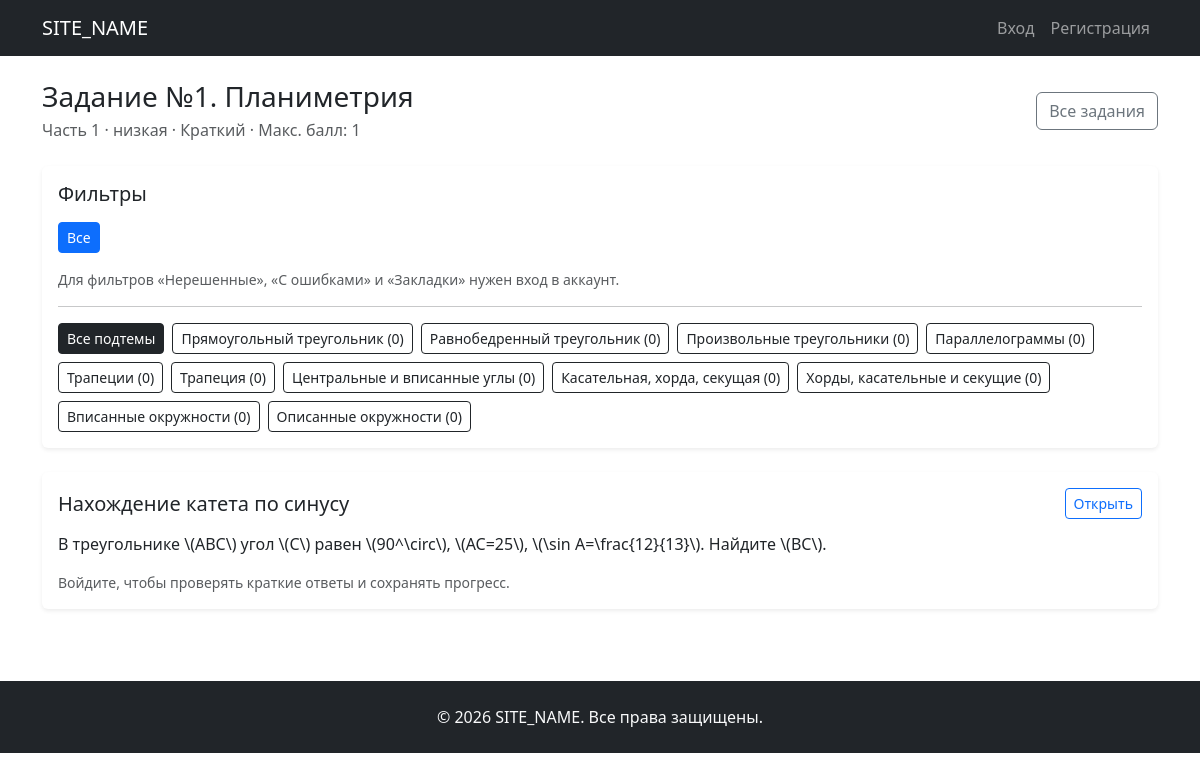
Page /task.php?number=1 on the committed database.
### tables this page shows
CREATE TABLE `ege_task_types` (
  `id` int(11) NOT NULL,
  `task_number` int(11) NOT NULL,
  `part_number` tinyint(4) NOT NULL DEFAULT 1,
  `title` varchar(255) NOT NULL,
  `difficulty_level` varchar(30) NOT NULL DEFAULT 'низкая',
  `answer_format` varchar(30) NOT NULL DEFAULT 'Краткий',
  `max_score` tinyint(4) NOT NULL DEFAULT 1,
  `content_area` varchar(255) DEFAULT NULL,
  `short_description` text DEFAULT NULL,
  `sort_order` int(11) NOT NULL DEFAULT 0,
  `is_active` tinyint(1) NOT NULL DEFAULT 1,
  `created_at` timestamp NULL DEFAULT current_timestamp()
);

CREATE TABLE `ege_task_subtopics` (
  `id` int(11) NOT NULL,
  `task_type_id` int(11) NOT NULL,
  `topic_id` int(11) DEFAULT NULL,
  `title` varchar(255) NOT NULL,
  `slug` varchar(180) NOT NULL,
  `short_description` text DEFAULT NULL,
  `sort_order` int(11) NOT NULL DEFAULT 0,
  `is_active` tinyint(1) NOT NULL DEFAULT 1,
  `created_at` timestamp NULL DEFAULT current_timestamp(),
  `updated_at` timestamp NULL DEFAULT current_timestamp() ON UPDATE current_timestamp()
);

CREATE TABLE `ege_questions` (
  `id` int(11) NOT NULL,
  `task_type_id` int(11) NOT NULL,
  `topic_id` int(11) DEFAULT NULL,
  `subtopic_id` int(11) DEFAULT NULL,
  `title` varchar(255) NOT NULL,
  `body_html` longtext NOT NULL,
  `solution_html` longtext DEFAULT NULL,
  `marking_scheme_html` longtext DEFAULT NULL,
  `answer_text` varchar(255) DEFAULT NULL,
  `answer_type` enum('short','full') NOT NULL DEFAULT 'short',
  `max_score` tinyint(4) NOT NULL DEFAULT 1,
  `difficulty` enum('низкая','повышенная','высокая') NOT NULL DEFAULT 'низкая',
  `source` varchar(255) DEFAULT NULL,
  `source_name` varchar(255) DEFAULT NULL,
  `source_year` int(11) DEFAULT NULL,
  `source_month` varchar(50) DEFAULT NULL,
  `source_period` enum('demo','march','april','may','june','reserve','early','main','teacher','training','other') DEFAULT NULL,
  `source_variant_code` varchar(100) DEFAULT NULL,
  `source_task_number` int(11) DEFAULT NULL,
  `source_url` varchar(500) DEFAULT NULL,
  `source_external_id` varchar(100) DEFAULT NULL,
  `auto_check_enabled` tinyint(1) NOT NULL DEFAULT 1,
  `created_by` int(11) DEFAULT NULL,
  `is_published` tinyint(1) NOT NULL DEFAULT 1,
  `checked` tinyint(1) NOT NULL DEFAULT 0,
  `created_at` timestamp NULL DEFAULT current_timestamp(),
  `updated_at` timestamp NULL DEFAULT current_timestamp() ON UPDATE current_timestamp()
);

### includes/functions.php (called while the page is built, shortened)
<?php
function e($value) {
	return htmlspecialchars((string)$value, ENT_QUOTES, 'UTF-8');
}

### authentication/auth.php (called while the page is built, shortened)
<?php
function is_user_logged_in() {
    return isset($_SESSION['user_id']) && !empty($_SESSION['user_id']);
}

### task.php (the view, shortened to what this page needs)
<?php
require_once __DIR__ . '/includes/functions.php';
require_once __DIR__ . '/authentication/auth.php';
$isLoggedIn = is_user_logged_in();
$currentUserId = $isLoggedIn ? (int)get_current_user_id() : 0;
$number = isset($_GET['number']) ? (int)$_GET['number'] : 0;
$view = trim((string)($_GET['view'] ?? ''));
$subtopicId = isset($_GET['subtopic_id']) ? (int)$_GET['subtopic_id'] : 0;
if ($view === '') {
    $view = $isLoggedIn ? 'unsolved' : 'all';
}
if (!function_exists('build_task_url')) {
    function build_task_url(int $taskNumber, string $view, int $subtopicId = 0): string {
        $params = ['number' => $taskNumber];
        if ($view !== '') {
            $params['view'] = $view;
        }
        if ($subtopicId > 0) {
            $params['subtopic_id'] = $subtopicId;
        }
        return '/task.php?' . http_build_query($params);
    }
}
$task = null;
$subtopics = [];
$questions = [];
try {
    $stmtTask = $mysqli->prepare('SELECT * FROM ege_task_types WHERE task_number = ? AND is_active = 1 LIMIT 1');
    $stmtTask->bind_param('i', $number);
    $stmtTask->execute();
    $task = $stmtTask->get_result()->fetch_assoc();
    $taskTypeId = (int)$task['id'];
    $stmtSubtopics = $mysqli->prepare(
        'SELECT st.*, COUNT(q.id) AS question_count
         FROM ege_task_subtopics st
         LEFT JOIN ege_questions q ON q.subtopic_id = st.id AND q.is_published = 1
         WHERE st.task_type_id = ? AND st.is_active = 1
         GROUP BY st.id
         ORDER BY st.sort_order, st.title'
    );
    $stmtSubtopics->bind_param('i', $taskTypeId);
    $stmtSubtopics->execute();
    $resultSubtopics = $stmtSubtopics->get_result();
    while ($row = $resultSubtopics->fetch_assoc()) {
        $subtopics[] = $row;
    }
    $sql = '
        SELECT
            q.*,
            tt.task_number,
            tt.title AS task_title,
            tt.answer_format,
            tt.max_score AS task_max_score,
            st.title AS subtopic_title,
            t.title AS topic_title,
            CASE
                WHEN ? > 0 THEN EXISTS(
                    SELECT 1
                    FROM ege_bookmarks b
                    WHERE b.user_id = ? AND b.question_id = q.id
                )
                ELSE 0
            END AS is_bookmarked
        FROM ege_questions q
        JOIN ege_task_types tt ON tt.id = q.task_type_id
        LEFT JOIN ege_task_subtopics st ON st.id = q.subtopic_id
        LEFT JOIN ege_topics t ON t.id = q.topic_id
        WHERE q.task_type_id = ?
          AND q.is_published = 1';
    $types = 'iii';
    $params = [$currentUserId, $currentUserId, $taskTypeId];
    $sql .= ' ORDER BY q.id DESC';
    $stmtQuestions = $mysqli->prepare($sql);
    $stmtQuestions->bind_param($types, ...$params);
    $stmtQuestions->execute();
    $resultQuestions = $stmtQuestions->get_result();
    while ($row = $resultQuestions->fetch_assoc()) {
        $questions[] = $row;
    }
} catch (Throwable $exception) {
    $errorMessage = 'Не удалось загрузить задание.';
}
require_once __DIR__ . '/includes/header.php';
?>
<div class="d-flex justify-content-between align-items-center mb-4 flex-wrap gap-2">
    <div>
        <h1 class="h3 mb-1">Задание №<?= e($task['task_number']) ?>. <?= e($task['title']) ?></h1>
        <p class="text-muted mb-0">
            Часть <?= e($task['part_number']) ?>
            · <?= e($task['difficulty_level']) ?>
            · <?= e($task['answer_format']) ?>
            · Макс. балл: <?= (int)$task['max_score'] ?>
        </p>
    </div>
    <a class="btn btn-outline-secondary" href="/tasks.php">Все задания</a>
</div>
<div class="card border-0 shadow-sm mb-4">
    <div class="card-body">
        <h2 class="h5 mb-3">Фильтры</h2>
        <div class="d-flex gap-2 flex-wrap mb-3">
            <?php
            $viewItems = [
                'unsolved' => 'Нерешенные',
                'all' => 'Все',
                'wrong' => 'С ошибками',
                'bookmarked' => 'Закладки',
            ];
            foreach ($viewItems as $key => $label):
                if (!$isLoggedIn && $key !== 'all') {
                    continue;
                }
                $isActive = $view === $key;
                ?>
                <a class="btn btn-sm <?= $isActive ? 'btn-primary' : 'btn-outline-primary' ?>" href="<?= e(build_task_url((int)$task['task_number'], $key, $subtopicId)) ?>">
                    <?= e($label) ?>
                </a>
            <?php endforeach; ?>
        </div>
        <?php if (!$isLoggedIn): ?>
            <div class="small text-muted">Для фильтров «Нерешенные», «С ошибками» и «Закладки» нужен вход в аккаунт.</div>
        <?php endif; ?>
        <?php if (!empty($subtopics)): ?>
            <hr>
            <div class="d-flex gap-2 flex-wrap">
                <a class="btn btn-sm <?= $subtopicId === 0 ? 'btn-dark' : 'btn-outline-dark' ?>" href="<?= e(build_task_url((int)$task['task_number'], $view, 0)) ?>">Все подтемы</a>
                <?php foreach ($subtopics as $subtopic): ?>
                    <?php $isActive = $subtopicId === (int)$subtopic['id']; ?>
                    <a class="btn btn-sm <?= $isActive ? 'btn-dark' : 'btn-outline-dark' ?>" href="<?= e(build_task_url((int)$task['task_number'], $view, (int)$subtopic['id'])) ?>">
                        <?= e($subtopic['title']) ?> (<?= (int)$subtopic['question_count'] ?>)
                    </a>
                <?php endforeach; ?>
            </div>
        <?php endif; ?>
    </div>
</div>
<?php if (empty($questions)): ?>
    <div class="alert alert-info">По выбранным фильтрам пока нет вопросов.</div>
<?php else: ?>
    <div class="vstack gap-3">
        <?php foreach ($questions as $question): ?>
            <article class="card border-0 shadow-sm">
                <div class="card-body">
                    <div class="d-flex justify-content-between align-items-start gap-3 flex-wrap mb-2">
                        <div>
                            <h2 class="h5 mb-2"><?= e($question['title']) ?></h2>
                        </div>
                        <a class="btn btn-sm btn-outline-primary" href="/question.php?id=<?= (int)$question['id'] ?>">Открыть</a>
                    </div>
                    <div class="mb-3"><?= $question['body_html'] ?></div>
                    <?php if ((string)$question['answer_type'] === 'short'): ?>
                        <?php if ($isLoggedIn): ?>
                            <form method="post" class="row g-2 align-items-end">
                                <input type="hidden" name="question_id" value="<?= (int)$question['id'] ?>">
                                <div class="col-md-8">
                                    <label class="form-label">Краткий ответ</label>
                                    <input class="form-control" type="text" name="submitted_answer" required>
                                </div>
                                <div class="col-md-4 d-grid">
                                    <button class="btn btn-primary" type="submit" name="submit_short_answer" value="1">Проверить</button>
                                </div>
                            </form>
                        <?php else: ?>
                            <div class="small text-muted">Войдите, чтобы проверять краткие ответы и сохранять прогресс.</div>
                        <?php endif; ?>
                    <?php endif; ?>
                </div>
            </article>
        <?php endforeach; ?>
    </div>
<?php endif; ?>
<?php require_once __DIR__ . '/includes/footer.php'; ?>

### rows in the picture
ege_task_types: task_number "1", title "Планиметрия", part_number "1", difficulty_level "низкая", answer_format "Краткий", max_score "1", label "Все"
ege_task_subtopics: title "Прямоугольный треугольник", question_count "0"
ege_task_subtopics: title "Равнобедренный треугольник", question_count "0"
ege_task_subtopics: title "Произвольные треугольники", question_count "0"
ege_task_subtopics: title "Параллелограммы", question_count "0"
ege_task_subtopics: title "Трапеции", question_count "0"
ege_task_subtopics: title "Трапеция", question_count "0"
ege_task_subtopics: title "Центральные и вписанные углы", question_count "0"
ege_task_subtopics: title "Касательная, хорда, секущая", question_count "0"
ege_task_subtopics: title "Хорды, касательные и секущие", question_count "0"
ege_task_subtopics: title "Вписанные окружности", question_count "0"
ege_task_subtopics: title "Описанные окружности", question_count "0"
ege_questions: title "Нахождение катета по синусу", body_html "В треугольнике \\(ABC\\) угол \\(C\\) равен \\(90^\\circ\\), \\(AC=25\\), \\(\\sin A=\\frac{12}{13}\\). Найдите \\(BC\\).", shows "Войдите, чтобы проверять краткие ответы и сохранять прогресс."

### other values in the picture
SITE_NAME "SITE_NAME"
